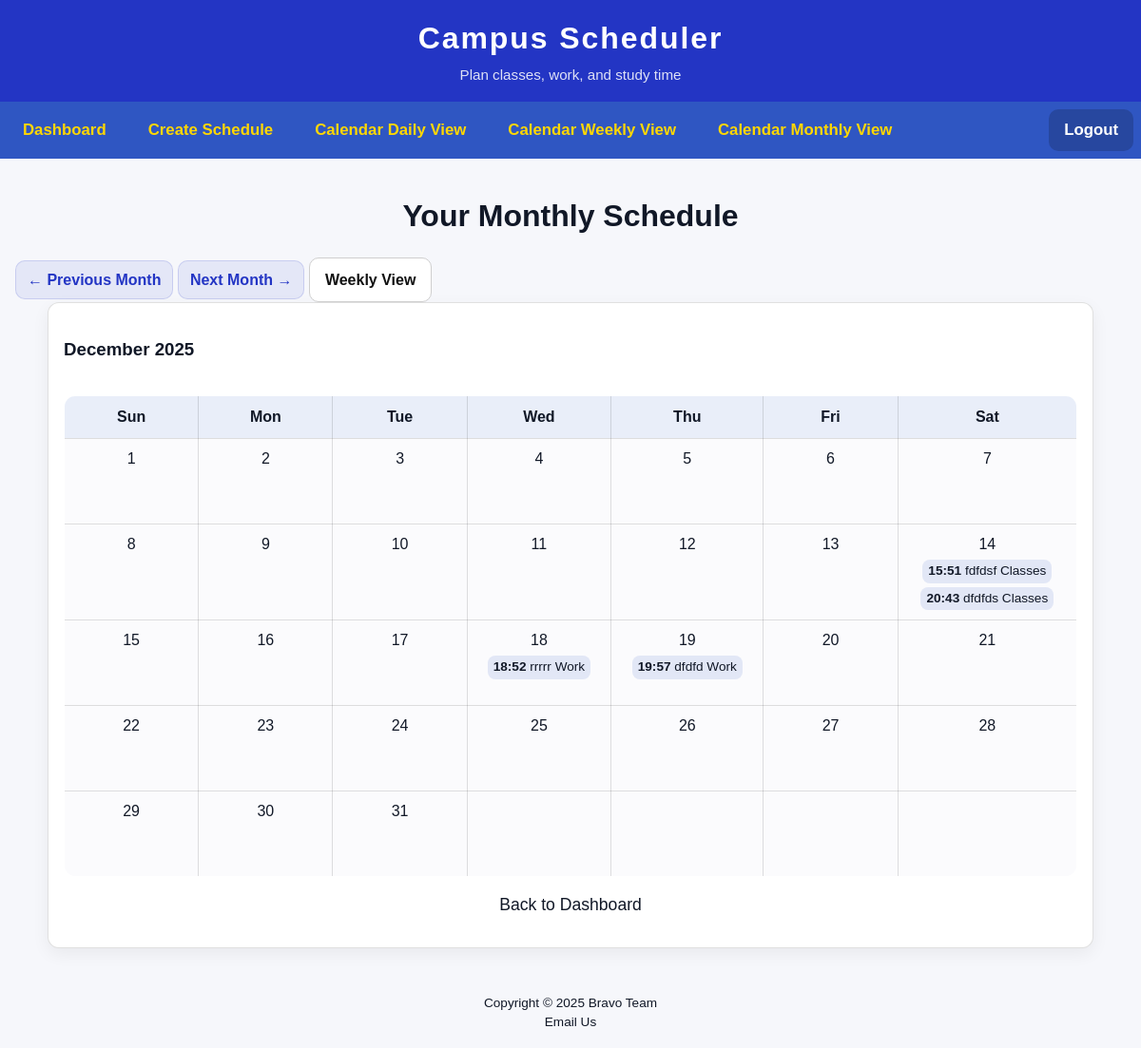
The app's page /calendar/monthly/ (signed in), older data.
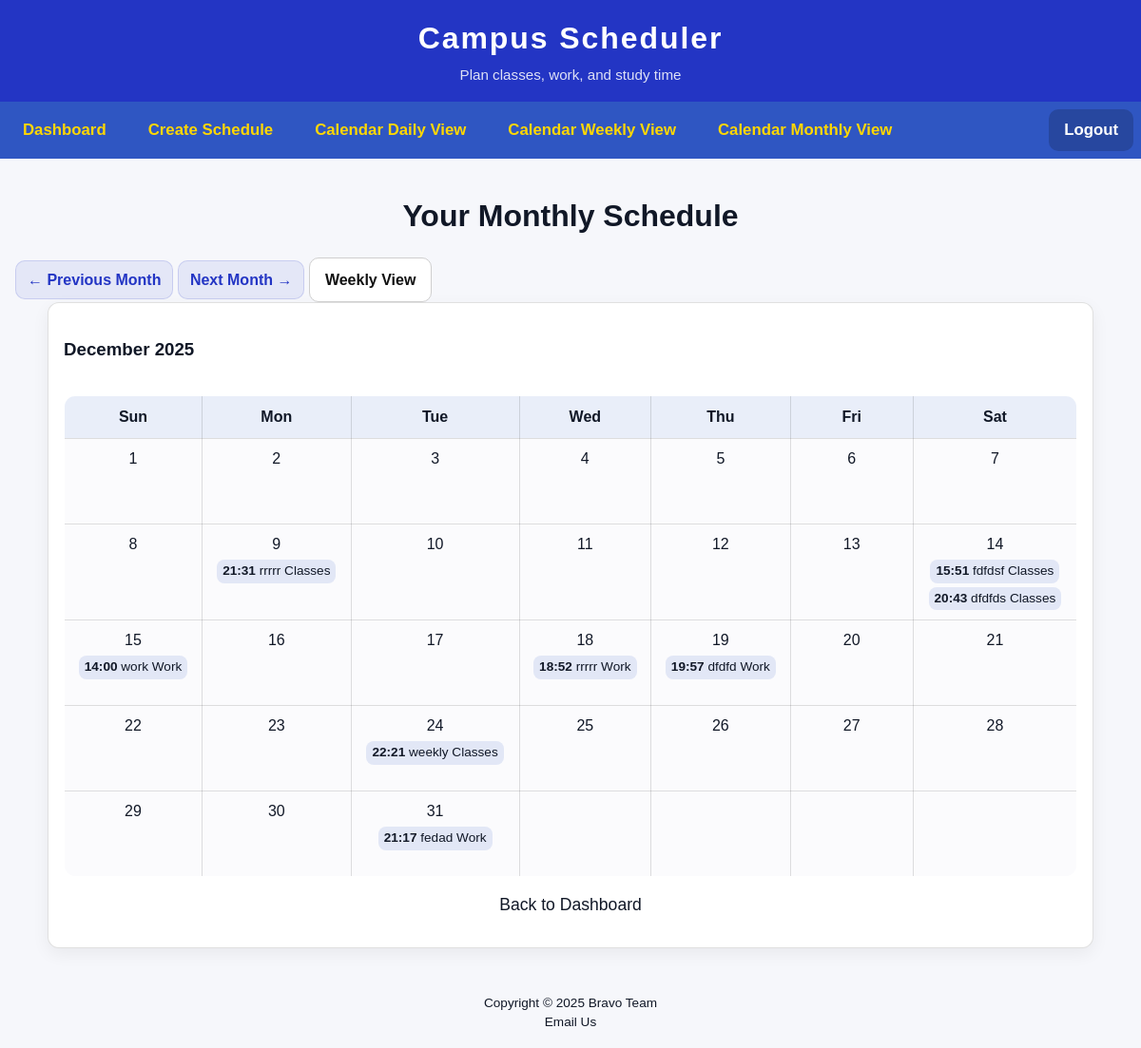
The same page, newer data.
### core/models.py (models this page shows, shortened)
class ScheduleItem(models.Model):
    TYPE_CHOICES = [
        ("classes", "Classes"),
        ("work", "Work"),
    ]
    user = models.ForeignKey(
        settings.AUTH_USER_MODEL,
        on_delete=models.CASCADE,
        related_name="schedule_items",
    )
    item_type = models.CharField(max_length=20, choices=TYPE_CHOICES, default="classes")
    title = models.CharField(max_length=200)
    notes = models.TextField(blank=True)
    date = models.DateField()
    time = models.TimeField()
    duration_minutes = models.PositiveIntegerField(default=60)
    created_at = models.DateTimeField(auto_now_add=True)
    class Meta:
        ordering = ["date", "time"]

### core/views.py (the view)
# urls.py: path("calendar/monthly/", views.calendar_monthly, name="calendar_monthly"),
@login_required
def calendar_monthly(request):
    today = date.today()
    year = int(request.GET.get("year", today.year))
    month = int(request.GET.get("month", today.month))
    last_day = pycal.monthrange(year, month)[1]
    start = date(year, month, 1)
    end = date(year, month, last_day)
    if month == 1:
        prev_year, prev_month = year - 1, 12
    else:
        prev_year, prev_month = year, month - 1
    if month == 12:
        next_year, next_month = year + 1, 1
    else:
        next_year, next_month = year, month + 1
    items = ScheduleItem.objects.filter(
        user=request.user,
        date__range=(start, end)
    ).order_by("date", "time")
    month_matrix = pycal.monthcalendar(year, month)
    month_name = pycal.month_name[month]
    items_by_day = {}
    for item in items:
        items_by_day.setdefault(item.date.day, []).append(item)
    month_rows = []
    for week in month_matrix:
        week_cells = []
        for day_num in week:
            if day_num == 0:
                week_cells.append({"day": None, "items": []})
            else:
                week_cells.append({"day": day_num, "items": items_by_day.get(day_num, [])})
        month_rows.append(week_cells)
    return render(request, "main/calendarMonthlyView.html", {
        "year": year,
        "month": month,
        "month_name": month_name,
        "prev_year": prev_year,
        "prev_month": prev_month,
        "next_year": next_year,
        "next_month": next_month,
        "month_rows": month_rows,   # ✅ matches your template
    })

### core/templates/main/calendarMonthlyView.html (shortened to what this page needs)
{% extends "main/base.html" %}
{% block content %}
  <h2>Your Monthly Schedule</h2>
  <div class="calendar-nav">
    <a class="btn btn-soft"
       href="{% url 'calendar_monthly' %}?year={{ prev_year }}&month={{ prev_month }}">← Previous Month</a>
    <a class="btn btn-soft"
       href="{% url 'calendar_monthly' %}?year={{ next_year }}&month={{ next_month }}">Next Month →</a>
    <a class="btn btn-outline"
       href="{% url 'calendar_weekly' %}?start={{ year }}-{{ month|stringformat:'02d' }}-01">Weekly View</a>
  </div>
  <section class="dash-card monthlyCalendar">
    <h3>{{ month_name }} {{ year }}</h3>
    <div class="calendar-wrapper">
      <table class="calendar-table">
        <thead>
          <tr>
            <th>Sun</th><th>Mon</th><th>Tue</th><th>Wed</th><th>Thu</th><th>Fri</th><th>Sat</th>
          </tr>
        </thead>
        <tbody>
          {% for week in month_rows %}
            <tr>
              {% for cell in week %}
                <td class="{% if not cell.day %}muted-cell{% endif %}">
                  {% if cell.day %}
                    <div class="day-number">{{ cell.day }}</div>
                    {% if cell.items %}
                      {% for item in cell.items %}
                        <a class="event-link"
                           href="{% url 'schedule_detail' item.pk %}?next={{ request.get_full_path|urlencode }}">
                          <div class="event">
                            <strong>{{ item.time|time:"H:i" }}</strong> {{ item.title }}
                            <span class="pill">{{ item.get_item_type_display }}</span>
                          </div>
                        </a>
                      {% endfor %}
                    {% endif %}
                  {% endif %}
                </td>
              {% endfor %}
            </tr>
          {% endfor %}
        </tbody>
      </table>
    </div>
    <p class="table-footer">
      <a href="{% url 'dashboard' %}">Back to Dashboard</a>
    </p>
  </section>
{% endblock %}

### core/templates/main/base.html (shortened to what this page needs)
{% load static %}
<!DOCTYPE html>
<html lang="en">
<head>
  <link rel="stylesheet" href="{% static 'main/css/styles.css' %}">
</head>
<body>
  <header class="site-header">
    <div class="brand">
      <h1>Campus Scheduler</h1>
      <p class="brand-subtitle">Plan classes, work, and study time</p>
    </div>
  </header>
  <nav class="site-nav">
    <ul class="nav-list">
      {% if user.is_authenticated %}
        <li><a href="{% url 'dashboard' %}">Dashboard</a></li>
        <li><a href="{% url 'schedule_create' %}">Create Schedule</a></li>
        <li><a href="{% url 'calendar_daily' %}">Calendar Daily View</a></li>
        <li><a href="{% url 'calendar_weekly' %}">Calendar Weekly View</a></li>
        <li><a href="{% url 'calendar_monthly' %}">Calendar Monthly View</a></li>
        <li class="nav-right"><a class="nav-btn" href="{% url 'logout' %}">Logout</a></li>
      {% else %}
        <li><a class="nav-btn" href="{% url 'login' %}">Login</a></li>
      {% endif %}
    </ul>
  </nav>
  <main id="wrapper">
    {% block content %}{% endblock %}
  </main>
  <footer>
    <p>
      Copyright &copy; 2025 Bravo Team
      <br><a href="mailto:paulschuh@ivytech.edu">Email Us</a>
    </p>
  </footer>
</body>
</html>

### core/static/main/css/styles.css (style rules this page uses)
* { box-sizing: border-box; }
:root { --brand-900: rgb(35, 53, 196); --brand-700: rgb(47, 86, 194); --accent: #FFD700; --accent-dark: #B8860B; --bg: #f6f7fb; --text: #111827; --muted: #6b7280; --card: #ffffff; --border: rgba(0,0,0,0.12); --radius: 12px; --shadow: 0 10px 26px rgba(0,0,0,0.08); --shadow-soft: 0 6px 18px rgba(0,0,0,0.06); }
html, body { height: 100%; margin: 0; padding: 0; }
body { min-height: 100%; background: var(--bg); color: var(--text); font-family: "Trebuchet MS", "Lucida Sans Unicode", "Lucida Grande", "Lucida Sans", Arial, sans-serif; line-height: 1.5; }
a { color: inherit; text-decoration: none; }
header { background: var(--brand-900); color: white; text-align: center; padding: 1rem; }
header h1 { font-size: 1.6rem; margin: 0; letter-spacing: 0.04em; }
nav { background: var(--brand-700); text-align: center; font-size: 1.05rem; }
nav ul { display: flex; flex-direction: column; list-style: none; margin: 0; padding: 0; }
nav li { width: 100%; border-bottom: 1px solid rgba(0,0,0,0.2); }
nav a { display: block; padding: 0.75rem 1rem; font-weight: 600; color: var(--accent); }
main { display: block; padding: 1rem; }
#wrapper { flex: 1; padding: 1rem; max-width: 980px; margin: 0 auto; }
h2 { text-align: center; font-family: Arial, Helvetica, sans-serif; margin: 1.25rem 0 0.75rem; }
p { font-size: 1rem; text-align: center; color: var(--text); margin: 0.5rem 0 1rem; }
footer { background: transparent; text-align: center; padding: 1rem; margin-top: 1rem; color: var(--muted); }
footer p { font-size: 0.85rem; margin: 0; }
.dash-card { background: var(--card); border: 1px solid var(--border); border-radius: var(--radius); box-shadow: var(--shadow-soft); padding: 1rem; }
.calendar-wrapper { overflow-x: auto; }
.calendar-table { width: 100%; border-collapse: collapse; text-align: center; margin-top: 1rem; background: #fff; border: 1px solid var(--border); border-radius: var(--radius); overflow: hidden; }
.calendar-table th, .calendar-table td { border: 1px solid rgba(0,0,0,0.12); padding: 0.6rem; vertical-align: top; }
.calendar-table th { background: rgba(47,86,194,0.10); font-weight: 800; }
.calendar-table td { background: #fbfbfd; }
.calendar-table td { min-width: 120px; height: 90px; }
.event { background: rgba(47,86,194,0.12); padding: 2px 6px; margin-top: 4px; border-radius: 8px; font-size: 0.85rem; display: inline-block; }
.monthlyCalendar { max-width: 1100px; margin: 0 auto; }
.table-footer, .weekly-table-footer { margin-top: 1rem; text-align: center; }
@media (min-width: 600px) { nav ul { flex-direction: row; justify-content: center; flex-wrap: wrap; gap: 0.25rem; padding: 0.25rem 0.5rem; } }
@media (min-width: 600px) { nav li { width: auto; border-bottom: none; } }
@media (min-width: 600px) { nav a { border-radius: 8px; } }
@media (min-width: 600px) { p { font-size: 1.05rem; } }
@media (min-width: 600px) { h2 { font-size: 2rem; padding-bottom: 0.5rem; } }
@media (min-width: 600px) { .table-footer { font-size: 1.1rem; } }
@media (min-width: 1024px) { header h1 { font-size: 2rem; letter-spacing: 0.08em; } }
@media (min-width: 1024px) { #wrapper { max-width: 1200px; } }
.site-header { background: var(--brand-900); color: white; padding: 1rem; text-align: center; }
.brand h1 { margin: 0; letter-spacing: 0.06em; }
.brand-subtitle { margin: 0.25rem 0 0; color: rgba(255,255,255,0.85); font-size: 0.95rem; }
.site-nav { background: var(--brand-700); }
.nav-list { list-style: none; margin: 0; padding: 0.5rem; display: flex; justify-content: center; gap: 0.75rem; flex-wrap: wrap; }
.nav-list a { display: inline-block; padding: 0.6rem 1rem; border-radius: 10px; font-weight: 700; text-decoration: none; color: var(--accent); }
.nav-btn { background: rgba(0,0,0,0.18); color: white !important; }
.nav-right { margin-left: auto; }
.btn { display: inline-flex; align-items: center; justify-content: center; text-decoration: none; border-radius: 10px; padding: 0.65rem 1rem; font-weight: 700; cursor: pointer; border: 1px solid transparent; }
.btn-outline { background: #fff; border-color: #cfcfcf; color: #111; }
.btn-soft { background: rgba(35, 53, 196, 0.08); border-color: rgba(35, 53, 196, 0.15); color: rgb(35, 53, 196); padding: 0.45rem 0.75rem; }
.event { cursor: pointer; }
.event-link { display: block; text-decoration: none; color: inherit; }

Row changes from the older to the newer data that the page shows:
added ScheduleItem: time "21:31", title "rrrrr", item_type "Classes", shown under "9"
added ScheduleItem: time "14:00", title "work", item_type "Work", shown under "15"
added ScheduleItem: time "22:21", title "weekly", item_type "Classes", shown under "24"
added ScheduleItem: time "21:17", title "fedad", item_type "Work", shown under "31"
